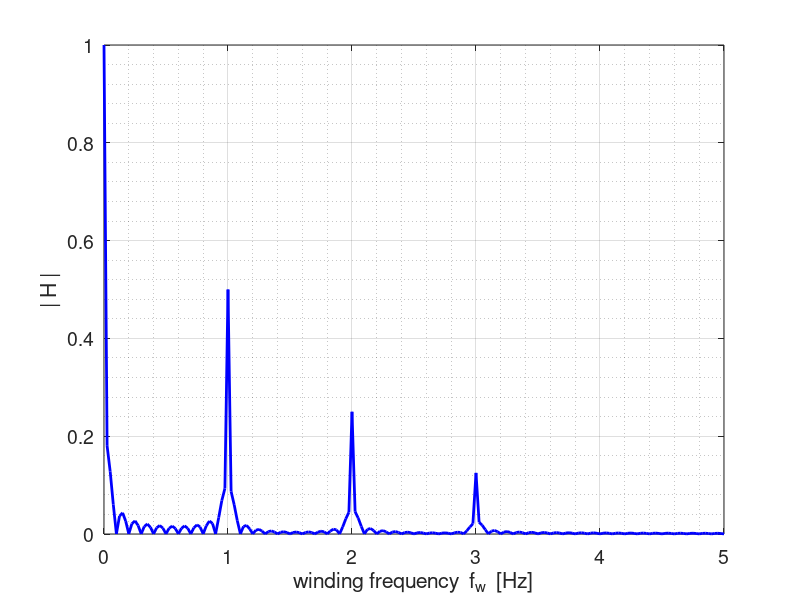

The MATLAB source for this figure:
% mathComplex4B.m

% A Visual Approach to the Fourier Transform
%   But what is a Fourier Transform?
% Calculation of the frequency spectrum of a signal

% DOING PHYSICS WITH MATLAB 
%    ../mphome.htm
% Documentation
%    http://www.physics.usyd.edu.au/teach_res/mp/doc/mathComplex4.htm

% This script was inspirated from the youtube video �But what is the Fourier Transform?
%   A Visual Introduction� by 3Blue1Brown
%   https://www.youtube.com/watch?v=spUNpyF58BY
%   Matlab programs were developed to create similar figures
%   and to connect the ideas presented in the video.

% For different simulation you may need to make small changes to the
% script.

% Matlab Version 2018a / 180919

% Ian Cooper
% email: ian.cooper@sydney.edu.au
% School of Physics, University of Sydney

% John A Sims 
% email: john.sims@ufabc.edu.br
% Biomedical Engineering Department
% Federal University of ABC   Sao Bernardo Campus Brasil


clear
close all
clc


% INPUT SECTION =======================================================

% Winding frequency fw:  min / max / # elements 
fwMin = 0;
fwMax = 5;
nfw = 201;

% Simulation time t:   tMax / # elements 
tMax = 50;
N = 5001;

% Signal: frequency  / amplitude 
fs = 1;
R = 1;


% CALCULATION SECTION =================================================
% Signal
  Ts = 1/fs;
  ws = 2*pi*fs;
% Simulation time interval
  t = linspace(0,tMax,N);
% Winding frequency
  fw = linspace(fwMin,fwMax,nfw);
% Componenets of frequency spectrum  
  H = zeros(1,nfw);

% Signal function h(t) *************************************************
%  h = R.*sin(2*pi*fs*t);
%  h = R.*sin(2*pi*fs*t) + 0.5;
   h = 1 + 1.0.*sin(2*pi*fs*t) + 0.5.*sin(2*pi*2*fs*t) + 0.25.*sin(2*pi*3*fs*t);
%  h = ( 0.8.*sin(2*pi*fs*t) + 0.4.*sin(2*pi*3*fs*t) );
% ***********************************************************************

% Spectrun
for cc = 1 : nfw
   % Complex exponetial function r(t)
      r = exp(-1i*2*pi*fw(cc)*t);
   % Complex function u(t)
      u = h .* r;
   % Spectal Component
      H(cc) = abs(sum(u));
end


% GRAPHICS SECTION ====================================================
  
figure(1)   
  pos = [0.05 0.05 0.30 0.3];
  set(gcf,'Units','normalized');
  set(gcf,'Position',pos);
  set(gcf,'color','w');
  
  xP = fw; yP = H./max(H);
    plot(xP,yP,'b','linewidth',2)

  set(gca,'fontsize',14)
  xlabel('winding frequency  f_w  [Hz]') 
  ylabel('| H |')
  grid on
  grid minor
  
